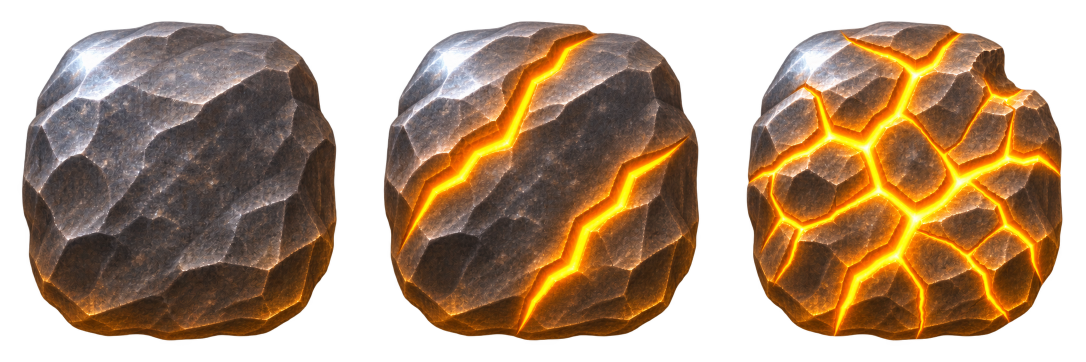
#> input picture art-src/phase3/boulders/v2/image.png, 2172 x 724 px, found by its file name (shown at 1/2 size)
$ python pack_boulders.py
#> lines starting #> are read from the running program, lines starting #| are printed output that depends on the picture
#> in main, src is the input picture: PIL image 2172x724 RGBA; mean R, G, B, A 89.7, 63.5, 38.5, 165
#!/usr/bin/env python3
"""Режет лист валунов Codex на три спрайта: assets/gems/boulder-{3,2,1}.webp.

Лист — art-src/phase3/boulders/v2/image.png: слева направо прочность 3, 2, 1
(целый, две трещины, весь в трещинах). Прозрачность внутри камня у Codex
250–254, поэтому альфа >= 250 -> 255, <= 8 -> 0. Каждый валун обрезается
по альфе, кладётся в квадрат с полями 4 % и сжимается до 256×256.
Запуск из корня игры: python3 tools/pack_boulders.py (нужен Pillow).
"""
from pathlib import Path
from PIL import Image

SRC = Path('art-src/phase3/boulders/v2/image.png')
OUT = Path('assets/gems')
SIZE = 256


def spans(alpha):
    w, h = alpha.size
#> w = 2172; h = 724
    cols = [max(alpha.getpixel((x, y)) for y in range(0, h, 4)) for x in range(w)]
#> cols = 2172 values, max 255 at index 48, min 0 at index 0, mean 220.5
    out, start = [], None
    for x, v in enumerate(cols + [0]):
        if v > 8 and start is None:
            start = x
        elif v <= 8 and start is not None:
            if x - start > 100:
                out.append((start, x))
            start = None
#> this loop made 2173 passes
#> v on passes 1 to 12: 0, 0, 0, 0, 0, 0, 0, 0, 0, 0, 0, 0
#> after the loop, out = [(44, 674), (767, 1399), (1493, 2126)]
    return out


def main():
    src = Image.open(SRC).convert('RGBA')
    parts = spans(src.getchannel('A'))
#> parts = [(44, 674), (767, 1399), (1493, 2126)]
    assert len(parts) == 3, 'ожидалось три валуна, найдено %d' % len(parts)
    for hp, (x0, x1) in zip((3, 2, 1), parts):
        crop = src.crop((x0, 0, x1, src.height))
        alpha = crop.getchannel('A').point(lambda v: 255 if v >= 250 else (0 if v <= 8 else v))
        crop.putalpha(alpha)
        crop = crop.crop(alpha.point(lambda v: 255 if v > 8 else 0).getbbox())
        side = int(max(crop.size) * 1.08)
        sq = Image.new('RGBA', (side, side))
        sq.paste(crop, ((side - crop.width) // 2, (side - crop.height) // 2), crop)
        path = OUT / ('boulder-%d.webp' % hp)
        sq.resize((SIZE, SIZE), Image.LANCZOS).save(path, 'WEBP', quality=88, method=6)
        print(path, path.stat().st_size, 'bytes')
#> this loop made 1 pass
#> (hp, x0, x1, side) on pass 1: (3, 44, 674, 691)
#> pass 1, in main, `crop = src.crop((x0, 0, x1, src.height))`:
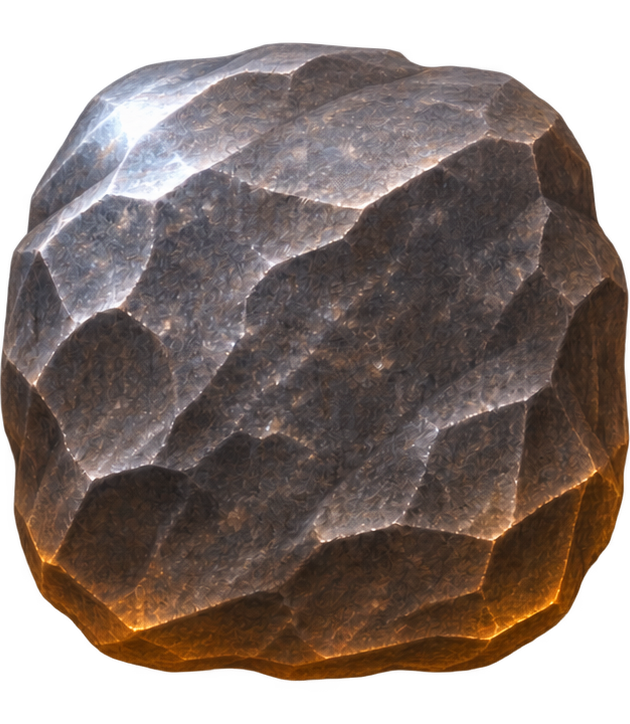
#> crop: PIL image 630x724 RGBA; mean R, G, B, A 77.1, 63.9, 58.4, 190.2; transparent parts drawn white
#> pass 1, in main, `alpha = crop.getchannel('A').point(lambda v: 255 if v >= 250 else (0 i..`:
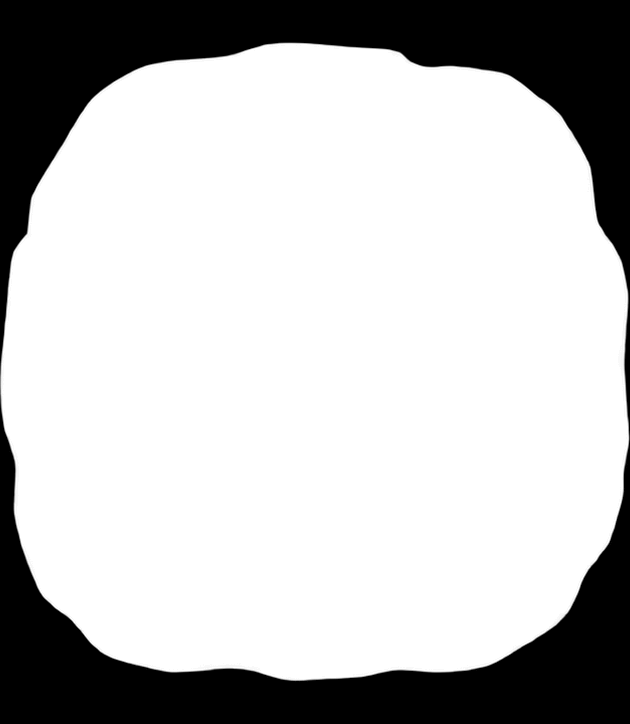
#> alpha: PIL image 630x724 L; min 0, max 255, mean 191.8
#> pass 1, in main, `crop = crop.crop(alpha.point(lambda v: 255 if v > 8 else 0).getbbox())`:
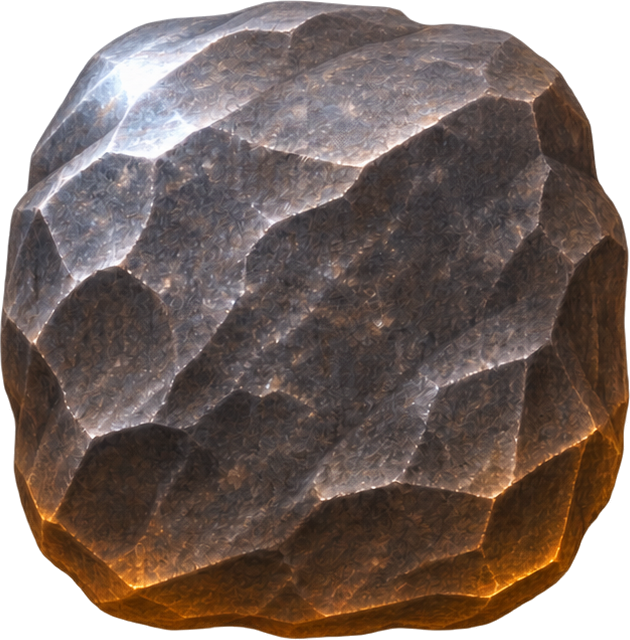
#> crop: PIL image 630x640 RGBA; mean R, G, B, A 87.2, 72.3, 66, 216.9; transparent parts drawn white
#> after the loop:
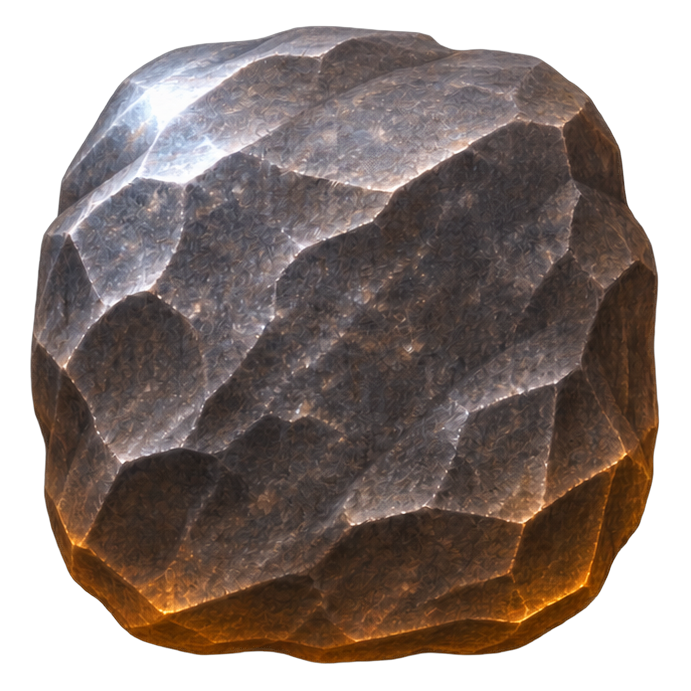
#> sq: PIL image 691x691 RGBA; mean R, G, B, A 72.5, 60.3, 55.2, 182.8; transparent parts drawn white


if __name__ == '__main__':
#> (the run stopped early here; a loop or call above may not have finished)
